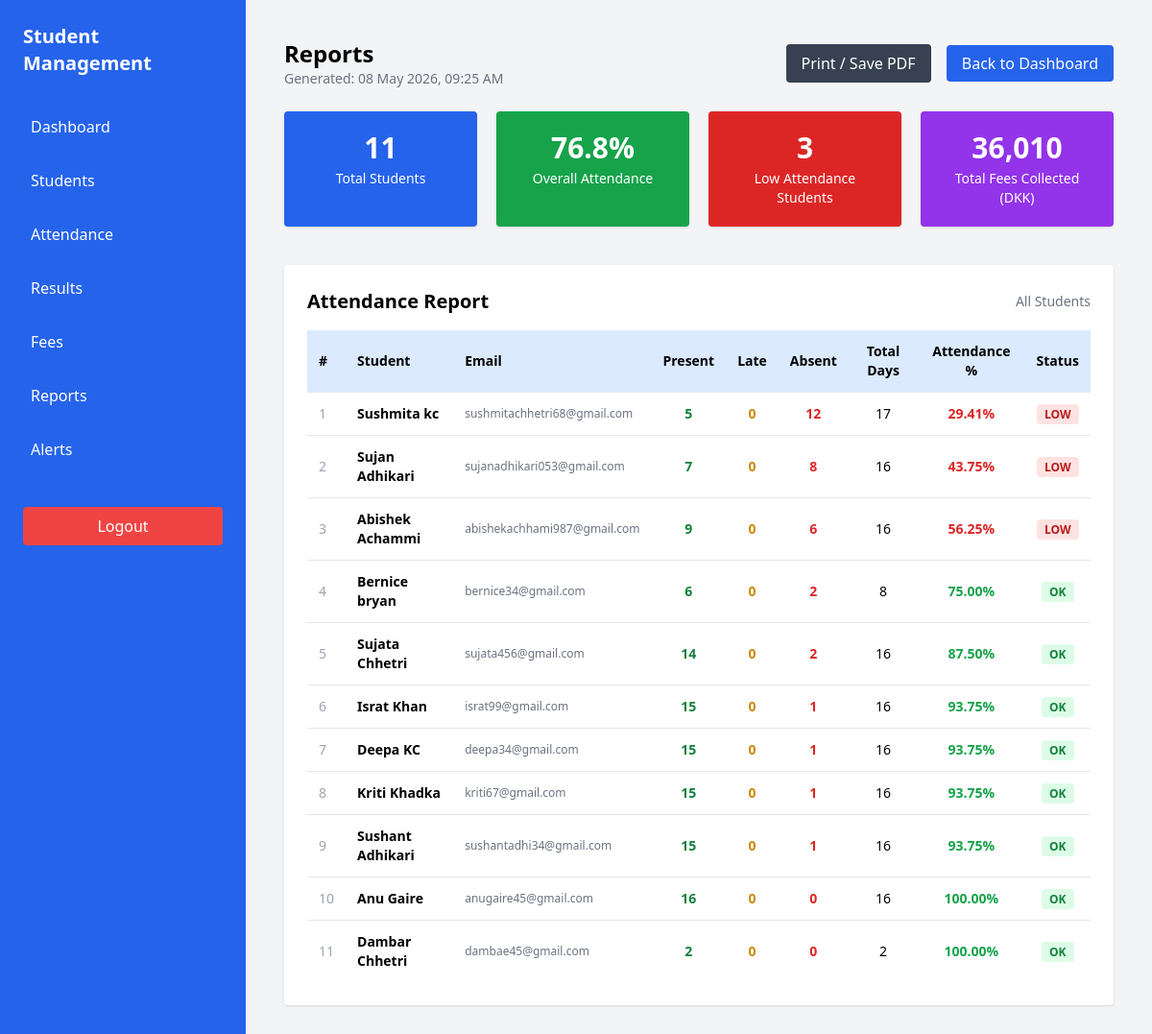
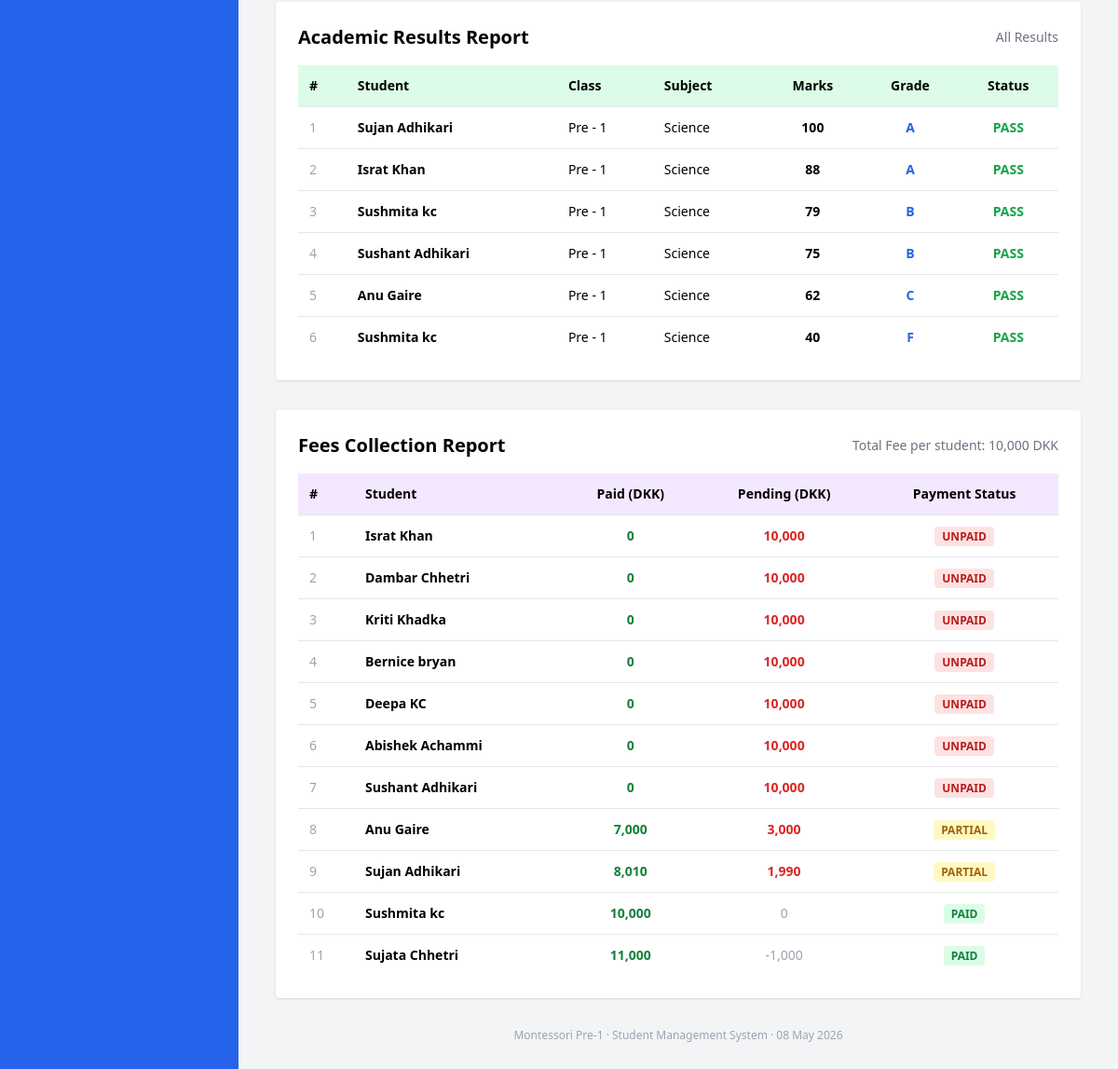
The app's page /reports.php with its own data (2 pictures, top to bottom).
### tables this page shows
CREATE TABLE `students` (
  `student_id` int(11) NOT NULL,
  `first_name` varchar(50) DEFAULT NULL,
  `last_name` varchar(50) DEFAULT NULL,
  `email` varchar(100) DEFAULT NULL,
  `phone` varchar(20) DEFAULT NULL
);

CREATE TABLE `results` (
  `result_id` int(11) NOT NULL,
  `student_id` int(11) DEFAULT NULL,
  `marks` int(11) DEFAULT NULL,
  `grade` varchar(5) DEFAULT NULL,
  `status` varchar(10) DEFAULT NULL,
  `subject` varchar(50) DEFAULT NULL,
  `class` varchar(50) DEFAULT NULL
);

### reports.php (the view, shortened to what this page needs)
<?php
include("database.php");
$total_students = mysqli_fetch_assoc(mysqli_query($conn,"SELECT COUNT(*) as n FROM students"))['n'];
$att = mysqli_fetch_assoc(mysqli_query($conn,"
SELECT
  COUNT(CASE WHEN status='Present' THEN 1 END) as present,
  COUNT(CASE WHEN status='Late'    THEN 1 END) as late,
  COUNT(*) as total
FROM attendance
"));
$att_pct = $att['total'] > 0
    ? round((($att['present'] + ($att['late'] * 0.5)) / $att['total']) * 100, 1)
    : 0;
$fees = mysqli_fetch_assoc(mysqli_query($conn,"SELECT IFNULL(SUM(amount),0) as total FROM fees"));
$total_fees = $fees['total'];
$low_att = mysqli_fetch_assoc(mysqli_query($conn,"
SELECT COUNT(*) as n FROM (
  SELECT s.student_id,
  IF(COUNT(a.status)=0,0,
     ROUND(
     (COUNT(CASE WHEN a.status='Present' THEN 1 END)
     + (COUNT(CASE WHEN a.status='Late' THEN 1 END) * 0.5))
     *100 / COUNT(a.status),2)
  ) AS pct
  FROM students s
  LEFT JOIN attendance a ON s.student_id = a.student_id
  GROUP BY s.student_id
  HAVING pct < 75
) x
"))['n'];
$att_rows = mysqli_query($conn,"
SELECT s.student_id, s.first_name, s.last_name, s.email,
COUNT(CASE WHEN a.status='Present' THEN 1 END) AS present_days,
COUNT(CASE WHEN a.status='Late'    THEN 1 END) AS late_days,
COUNT(CASE WHEN a.status='Absent'  THEN 1 END) AS absent_days,
COUNT(a.status) AS total_days,
IF(COUNT(a.status)=0,0,
   ROUND(
   (COUNT(CASE WHEN a.status='Present' THEN 1 END)
   + (COUNT(CASE WHEN a.status='Late' THEN 1 END) * 0.5))
   *100 / COUNT(a.status),2)
) AS pct
FROM students s
LEFT JOIN attendance a ON s.student_id = a.student_id
GROUP BY s.student_id
ORDER BY pct ASC
");
$res_rows = mysqli_query($conn,"
SELECT s.first_name, s.last_name,
r.class, r.subject, r.marks, r.grade, r.status
FROM results r
JOIN students s ON r.student_id = s.student_id
ORDER BY r.marks DESC
");
$fee_rows = mysqli_query($conn,"
SELECT s.first_name, s.last_name,
IFNULL(SUM(f.amount),0) AS paid,
(10000 - IFNULL(SUM(f.amount),0)) AS pending
FROM students s
LEFT JOIN fees f ON f.student_id = s.student_id
GROUP BY s.student_id
ORDER BY pending DESC
");
?>
<!DOCTYPE html>
<html>
<head>
<script src="https://cdn.tailwindcss.com"></script>
</head>
<body class="bg-gray-100">
<div class="flex">
<?php include("sidebar.php"); ?>
<div class="flex-1 p-10" id="report-body">
  <div class="flex justify-between items-center mb-6 no-print">
    <div>
      <h1 class="text-2xl font-bold">Reports</h1>
      <p class="text-gray-500 text-sm">Generated: <?php echo date("d M Y, h:i A"); ?></p>
    </div>
    <div class="space-x-3">
      <button onclick="window.print()"
        class="bg-gray-700 text-white px-4 py-2 rounded hover:bg-gray-800">
        Print / Save PDF
      </button>
      <a href="dashboard.php" class="bg-blue-600 text-white px-4 py-2 rounded hover:bg-blue-700">
        Back to Dashboard
      </a>
    </div>
  </div>
  <div class="grid grid-cols-4 gap-5 mb-10">
    <div class="bg-blue-600 text-white p-5 rounded shadow text-center">
      <p class="text-3xl font-bold"><?php echo $total_students; ?></p>
      <p class="text-sm mt-1">Total Students</p>
    </div>
    <div class="bg-green-600 text-white p-5 rounded shadow text-center">
      <p class="text-3xl font-bold"><?php echo $att_pct; ?>%</p>
      <p class="text-sm mt-1">Overall Attendance</p>
    </div>
    <div class="bg-red-600 text-white p-5 rounded shadow text-center">
      <p class="text-3xl font-bold"><?php echo $low_att; ?></p>
      <p class="text-sm mt-1">Low Attendance Students</p>
    </div>
    <div class="bg-purple-600 text-white p-5 rounded shadow text-center">
      <p class="text-3xl font-bold"><?php echo number_format($total_fees); ?></p>
      <p class="text-sm mt-1">Total Fees Collected (DKK)</p>
    </div>
  </div>
  <div class="bg-white rounded shadow p-6 mb-8">
    <div class="flex justify-between items-center mb-4">
      <h2 class="text-xl font-bold">Attendance Report</h2>
      <span class="text-sm text-gray-500">All Students</span>
    </div>
    <table class="w-full text-sm">
      <thead>
        <tr class="bg-blue-100">
          <th class="p-3 text-left">#</th>
          <th class="p-3 text-left">Student</th>
          <th class="p-3 text-left">Email</th>
          <th class="p-3 text-center">Present</th>
          <th class="p-3 text-center">Late</th>
          <th class="p-3 text-center">Absent</th>
          <th class="p-3 text-center">Total Days</th>
          <th class="p-3 text-center">Attendance %</th>
          <th class="p-3 text-center">Status</th>
        </tr>
      </thead>
      <tbody>
      <?php $i=1; while($row=mysqli_fetch_assoc($att_rows)): ?>
        <tr class="border-t hover:bg-gray-50">
          <td class="p-3 text-gray-400"><?php echo $i++; ?></td>
          <td class="p-3 font-semibold"><?php echo htmlspecialchars($row['first_name'].' '.$row['last_name']); ?></td>
          <td class="p-3 text-gray-500 text-xs"><?php echo htmlspecialchars($row['email'] ?: '—'); ?></td>
          <td class="p-3 text-center text-green-700 font-semibold"><?php echo $row['present_days']; ?></td>
          <td class="p-3 text-center text-yellow-600 font-semibold"><?php echo $row['late_days']; ?></td>
          <td class="p-3 text-center text-red-600 font-semibold"><?php echo $row['absent_days']; ?></td>
          <td class="p-3 text-center"><?php echo $row['total_days']; ?></td>
          <td class="p-3 text-center font-bold <?php echo $row['pct'] < 75 ? 'text-red-600' : 'text-green-600'; ?>">
            <?php echo $row['pct']; ?>%
          </td>
          <td class="p-3 text-center">
            <?php if($row['pct'] < 75): ?>
              <span class="bg-red-100 text-red-700 px-2 py-0.5 rounded text-xs font-bold">LOW</span>
            <?php else: ?>
              <span class="bg-green-100 text-green-700 px-2 py-0.5 rounded text-xs font-bold">OK</span>
            <?php endif; ?>
          </td>
        </tr>
      <?php endwhile; ?>
      </tbody>
    </table>
  </div>
  <div class="bg-white rounded shadow p-6 mb-8 page-break">
    <div class="flex justify-between items-center mb-4">
      <h2 class="text-xl font-bold">Academic Results Report</h2>
      <span class="text-sm text-gray-500">All Results</span>
    </div>
    <table class="w-full text-sm">
      <thead>
        <tr class="bg-green-100">
          <th class="p-3 text-left">#</th>
          <th class="p-3 text-left">Student</th>
          <th class="p-3 text-left">Class</th>
          <th class="p-3 text-left">Subject</th>
          <th class="p-3 text-center">Marks</th>
          <th class="p-3 text-center">Grade</th>
          <th class="p-3 text-center">Status</th>
        </tr>
      </thead>
      <tbody>
      <?php $i=1; while($row=mysqli_fetch_assoc($res_rows)): ?>
        <tr class="border-t hover:bg-gray-50">
          <td class="p-3 text-gray-400"><?php echo $i++; ?></td>
          <td class="p-3 font-semibold"><?php echo htmlspecialchars($row['first_name'].' '.$row['last_name']); ?></td>
          <td class="p-3"><?php echo htmlspecialchars($row['class']); ?></td>
          <td class="p-3"><?php echo htmlspecialchars($row['subject']); ?></td>
          <td class="p-3 text-center font-bold"><?php echo $row['marks']; ?></td>
          <td class="p-3 text-center font-bold text-blue-600"><?php echo $row['grade']; ?></td>
          <td class="p-3 text-center font-bold <?php echo $row['status']==='PASS' ? 'text-green-600' : 'text-red-600'; ?>">
            <?php echo $row['status']; ?>
          </td>
        </tr>
      <?php endwhile; ?>
      </tbody>
    </table>
  </div>
  <div class="bg-white rounded shadow p-6 mb-8">
    <div class="flex justify-between items-center mb-4">
      <h2 class="text-xl font-bold">Fees Collection Report</h2>
      <span class="text-sm text-gray-500">Total Fee per student: 10,000 DKK</span>
    </div>
    <table class="w-full text-sm">
      <thead>
        <tr class="bg-purple-100">
          <th class="p-3 text-left">#</th>
          <th class="p-3 text-left">Student</th>
          <th class="p-3 text-center">Paid (DKK)</th>
          <th class="p-3 text-center">Pending (DKK)</th>
          <th class="p-3 text-center">Payment Status</th>
        </tr>
      </thead>
      <tbody>
      <?php $i=1; while($row=mysqli_fetch_assoc($fee_rows)): ?>
        <tr class="border-t hover:bg-gray-50">
          <td class="p-3 text-gray-400"><?php echo $i++; ?></td>
          <td class="p-3 font-semibold"><?php echo htmlspecialchars($row['first_name'].' '.$row['last_name']); ?></td>
          <td class="p-3 text-center text-green-700 font-bold"><?php echo number_format($row['paid']); ?></td>
          <td class="p-3 text-center <?php echo $row['pending'] > 0 ? 'text-red-600 font-bold' : 'text-gray-400'; ?>">
            <?php echo number_format($row['pending']); ?>
          </td>
          <td class="p-3 text-center">
            <?php if($row['pending'] <= 0): ?>
              <span class="bg-green-100 text-green-700 px-2 py-0.5 rounded text-xs font-bold">PAID</span>
            <?php elseif($row['paid'] > 0): ?>
              <span class="bg-yellow-100 text-yellow-700 px-2 py-0.5 rounded text-xs font-bold">PARTIAL</span>
            <?php else: ?>
              <span class="bg-red-100 text-red-700 px-2 py-0.5 rounded text-xs font-bold">UNPAID</span>
            <?php endif; ?>
          </td>
        </tr>
      <?php endwhile; ?>
      </tbody>
    </table>
  </div>
  <div class="text-center text-xs text-gray-400 mt-6">
    Montessori Pre-1 · Student Management System · <?php echo date("d M Y"); ?>
  </div>
</div>
</div>
</body>
</html>

### records on screen
students: first_name+last_name "Sushmita kc", email "sushmitachhetri68@gmail.com", present_days "5", late_days "0", absent_days "12", total_days "17", pct "29.41", shows "LOW"
students: first_name+last_name "Sujan Adhikari", email "sujanadhikari053@gmail.com", present_days "7", late_days "0", absent_days "8", total_days "16", pct "43.75", shows "LOW"
students: first_name+last_name "Abishek Achammi", email "abishekachhami987@gmail.com", present_days "9", late_days "0", absent_days "6", total_days "16", pct "56.25", shows "LOW"
students: first_name+last_name "Bernice bryan", email "bernice34@gmail.com", present_days "6", late_days "0", absent_days "2", total_days "8", pct "75.00", shows "OK"
students: first_name+last_name "Sujata Chhetri", email "sujata456@gmail.com", present_days "14", late_days "0", absent_days "2", total_days "16", pct "87.50", shows "OK"
students: first_name+last_name "Israt Khan", email "israt99@gmail.com", present_days "15", late_days "0", absent_days "1", total_days "16", pct "93.75", shows "OK"
students: first_name+last_name "Deepa KC", email "deepa34@gmail.com", present_days "15", late_days "0", absent_days "1", total_days "16", pct "93.75", shows "OK"
students: first_name+last_name "Kriti Khadka", email "kriti67@gmail.com", present_days "15", late_days "0", absent_days "1", total_days "16", pct "93.75", shows "OK"
students: first_name+last_name "Sushant Adhikari", email "sushantadhi34@gmail.com", present_days "15", late_days "0", absent_days "1", total_days "16", pct "93.75", shows "OK"
students: first_name+last_name "Anu Gaire", email "anugaire45@gmail.com", present_days "16", late_days "0", absent_days "0", total_days "16", pct "100.00", shows "OK"
students: first_name+last_name "Dambar Chhetri", email "dambae45@gmail.com", present_days "2", late_days "0", absent_days "0", total_days "2", pct "100.00", shows "OK"
results: student.last_name "Sujan Adhikari", class "Pre - 1", subject "Science", marks "100", grade "A", status "PASS"
results: student.last_name "Israt Khan", class "Pre - 1", subject "Science", marks "88", grade "A", status "PASS"
results: student.last_name "Sushmita kc", class "Pre - 1", subject "Science", marks "79", grade "B", status "PASS"
results: student.last_name "Sushant Adhikari", class "Pre - 1", subject "Science", marks "75", grade "B", status "PASS"
results: student.last_name "Anu Gaire", class "Pre - 1", subject "Science", marks "62", grade "C", status "PASS"
results: student.last_name "Sushmita kc", class "Pre - 1", subject "Science", marks "40", grade "F", status "PASS"

### other values on screen
$total_students "11"
$att_pct "76.8"
$low_att "3"
$total_fees "36,010"
$row['first_name'].' '.$row['last_name'] "Israt Khan"
$row['paid'] "0"
$row['pending'] "10,000"
$row['first_name'].' '.$row['last_name'] "Dambar Chhetri"
$row['first_name'].' '.$row['last_name'] "Kriti Khadka"
$row['first_name'].' '.$row['last_name'] "Bernice bryan"
$row['first_name'].' '.$row['last_name'] "Deepa KC"
$row['first_name'].' '.$row['last_name'] "Abishek Achammi"
$row['first_name'].' '.$row['last_name'] "Sushant Adhikari"
$row['first_name'].' '.$row['last_name'] "Anu Gaire"
$row['paid'] "7,000"
